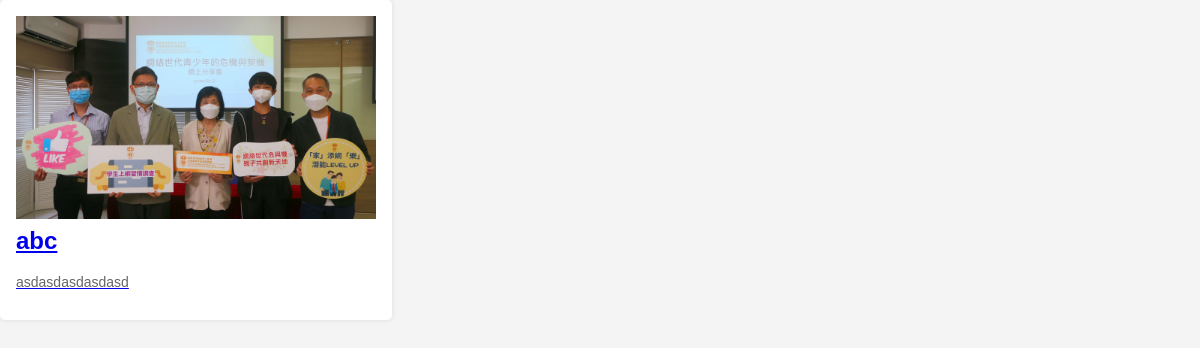
Page /news.php on the committed database.
### tables this page shows
CREATE TABLE `post` (
  `p_id` int(11) NOT NULL,
  `heading` varchar(255) NOT NULL,
  `details` varchar(255) NOT NULL,
  `p_time` varchar(100) NOT NULL,
  `p_img` varchar(100) NOT NULL,
  `p_description` mediumtext NOT NULL,
  `p_category` varchar(110) NOT NULL,
  `p_user` varchar(255) NOT NULL
);

### news.php (the view, shortened to what this page needs)
<link rel="stylesheet" href="style\news.css">
<?php
require 'dbcon.php';
function addNews($id, $img, $header, $summary) {
    $html = <<<HTML
        <article class="news-item">
            <a href="read-post.php?id={$id}"><img src="img/post/{$img}" alt="News Image"></a>
            <a href="read-post.php?id={$id}"><h2>{$header}</h2></a>
            <a href="read-post.php?id={$id}"><p>{$summary}</p></a>
        </article>
    HTML;
    echo $html;
}
$sql = "SELECT p_id, p_img, heading, p_description FROM post";
$result = $con->query($sql);
if ($result->num_rows > 0) {
    while($row = $result->fetch_assoc()) {
        addNews($row["p_id"], $row["p_img"], $row["heading"], $row["p_description"]);
    }
} else {
    echo "0 results";
}
?>

### style/news.css (style rules this page uses)
.news-item { background-color: white; box-shadow: 0px 0px 5px rgba(0, 0, 0, 0.1); border-radius: 5px; margin-bottom: 1rem; overflow: hidden; width: 30%; padding: 1rem; }
.news-item img { max-width: 100%; height: auto; }
.news-item h2 { margin-top: 0.5rem; }
.news-item p { color: #666; font-size: 14px; margin-top: 0.5rem; }

### rows in the picture
post: p_img (picture), heading "abc", p_description "asdasdasdasdasd"
